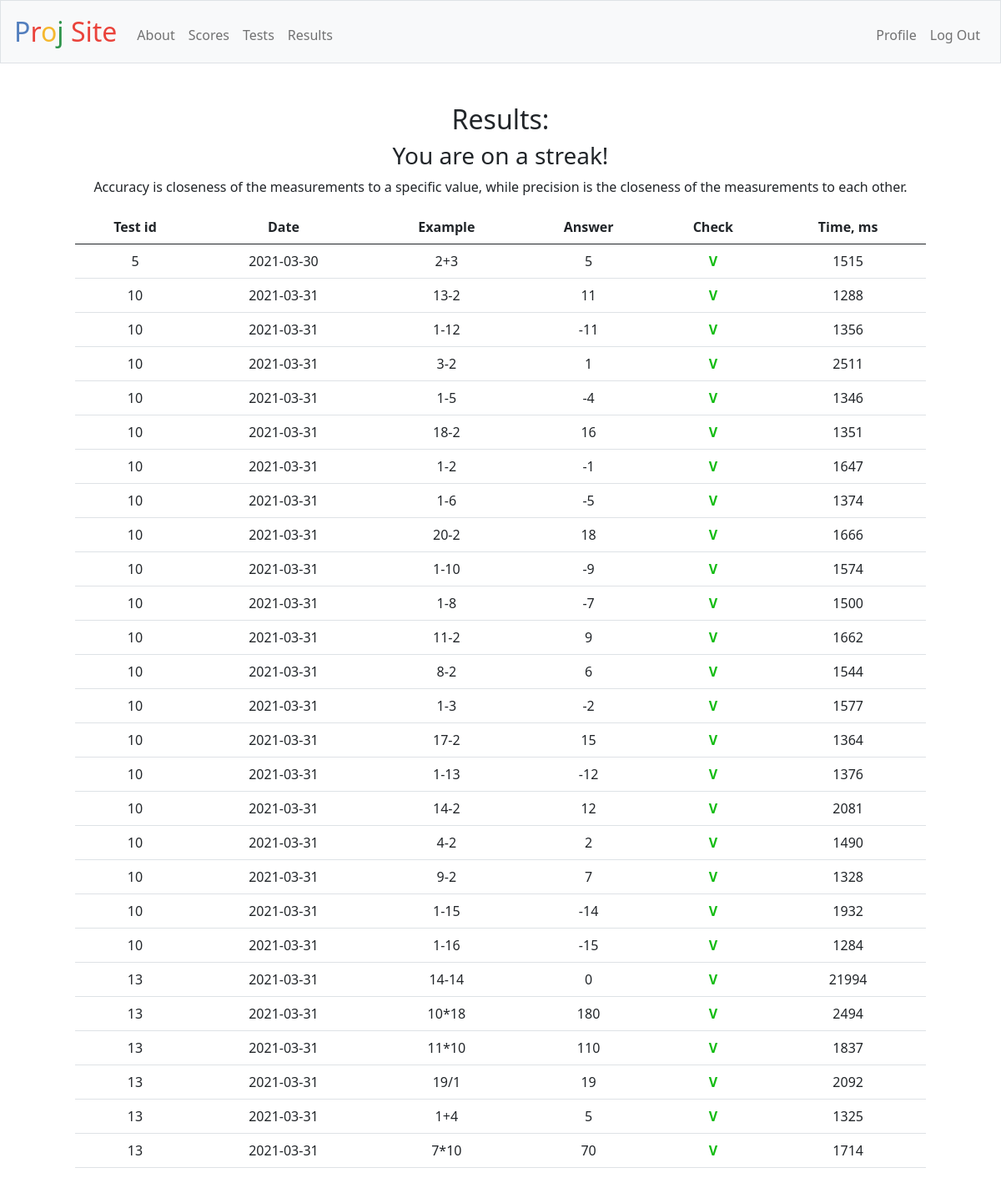
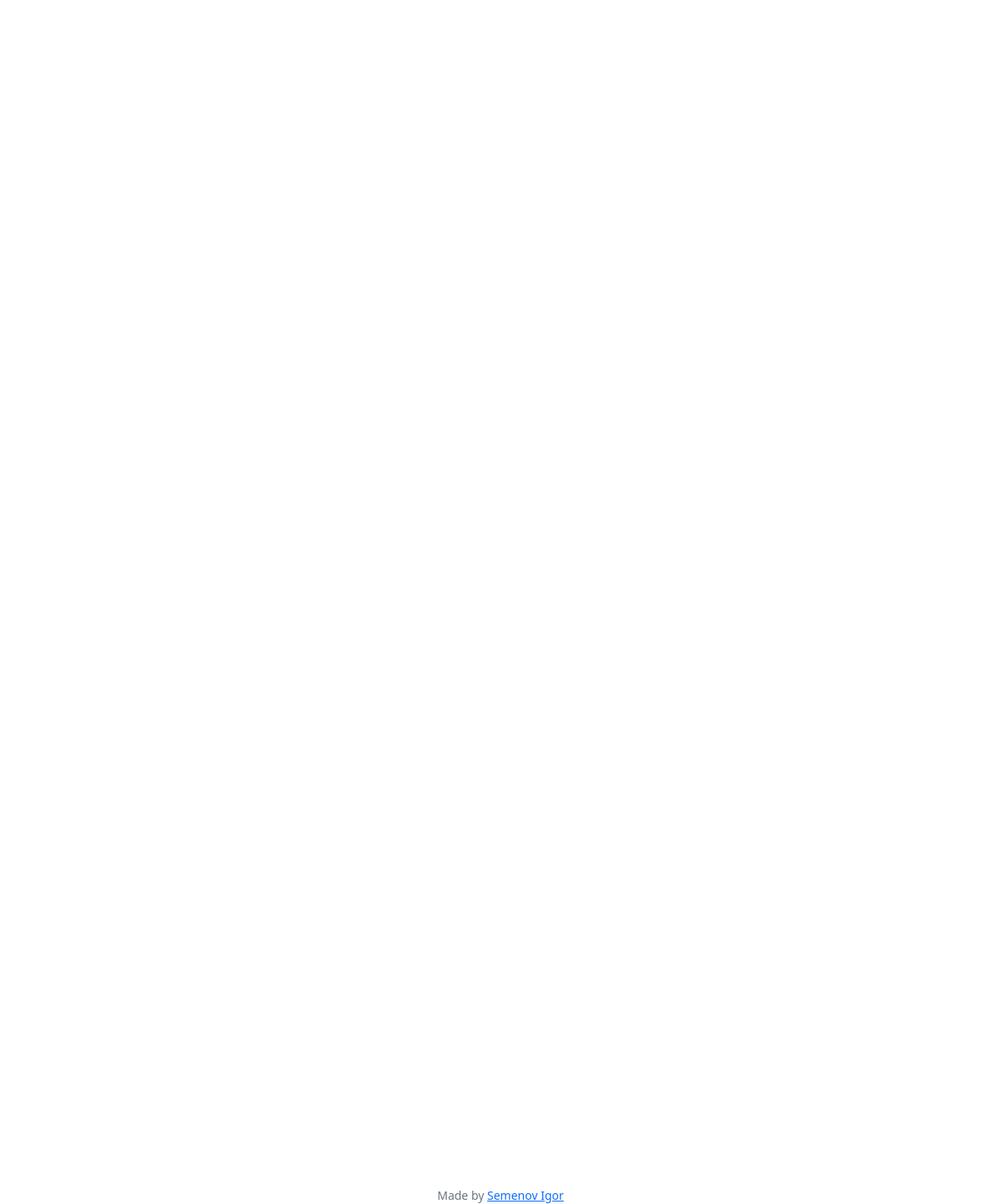
The page /results (signed in) on the database its author committed (2 pictures, top to bottom).
### tables this page shows
CREATE TABLE result(id INTEGER PRIMARY KEY, user_id INTEGER, test_id INTEGER, example_id INTEGER, date TEXT NOT NULL DEFAULT CURRENT_DATE, answer TEXT, level INTEGER NOT NULL, timegiven INTEGER NOT NULL DEFAULT 0, timespent INTEGER NOT NULL DEFAULT 0, CONSTRAINT fk_user FOREIGN KEY(user_id) REFERENCES user(id) ON DELETE CASCADE, CONSTRAINT fk_test FOREIGN KEY(test_id) REFERENCES test(id) ON DELETE CASCADE, CONSTRAINT fk_example FOREIGN KEY(example_id) REFERENCES example(id) ON DELETE CASCADE);

CREATE TABLE test(id INTEGER PRIMARY KEY, user_id INTEGER, date TEXT NOT NULL DEFAULT CURRENT_DATE, type TEXT, CONSTRAINT fk_user FOREIGN KEY(user_id) REFERENCES user(id) ON DELETE CASCADE);

CREATE TABLE example(id INTEGER PRIMARY KEY, example TEXT NOT NULL UNIQUE, level INTEGER NOT NULL, difficulty REAL, operator TEXT NOT NULL, eval TEXT NOT NULL);

### app.py (the view)
@app.route("/results", methods=["GET"])
@login_required
def results():
    query = "SELECT test.id AS test_id, test.date, test_example.example_id, example, eval, answer, CASE eval WHEN answer THEN 1 ELSE 0 END AS checked, timespent FROM test LEFT JOIN test_example ON test.id = test_example.test_id LEFT JOIN result ON test_example.test_id = result.test_id AND test_example.example_id = result.example_id LEFT JOIN example ON test_example.example_id = example.id WHERE test.user_id = ? AND answer IS NOT NULL;"
    table_data = db_execute(SQLITE_DB, query, (session["user_id"],), False)
    data = db_execute(SQLITE_DB, "SELECT example, timespent FROM result LEFT JOIN example ON result.example_id = example.id WHERE user_id = ?;", (session["user_id"],), False)
    histogram_timespent = [['Example', 'time spent, ms']]
    for row in data:
        histogram_timespent.append([row['example'], row['timespent']])
    data = db_execute(SQLITE_DB, "SELECT SUM(right) AS right, SUM(wrong) AS wrong FROM (SELECT CASE eval WHEN answer THEN 1 ELSE 0 END AS right, CASE eval WHEN answer THEN 0 ELSE 1 END AS wrong FROM test LEFT JOIN test_example ON test.id = test_example.test_id LEFT JOIN result ON test_example.test_id = result.test_id AND test_example.example_id = result.example_id LEFT JOIN example ON test_example.example_id = example.id WHERE test.user_id = ? AND answer IS NOT NULL);", (session["user_id"],))
    piechart_check = [['Right/Wrong', 'Examples']]
    piechart_check.append(['Right', data['right']])
    piechart_check.append(['Wrong', data['wrong']])
    data = db_execute(SQLITE_DB, "SELECT result.level, COUNT(*) AS examples FROM test LEFT JOIN test_example ON test.id = test_example.test_id LEFT JOIN result ON test_example.test_id = result.test_id AND test_example.example_id = result.example_id LEFT JOIN example ON test_example.example_id = example.id WHERE test.user_id = ? AND answer IS NOT NULL GROUP BY result.level;", (session["user_id"],), False)
    piechart_levels = [['Levels', 'Examples']]
    for row in data:
        piechart_levels.append(['Level '+str(row['level']), row['examples']])
    data = db_execute(SQLITE_DB, "SELECT example.operator, COUNT(*) AS examples FROM test LEFT JOIN test_example ON test.id = test_example.test_id LEFT JOIN result ON test_example.test_id = result.test_id AND test_example.example_id = result.example_id LEFT JOIN example ON test_example.example_id = example.id WHERE test.user_id = ? AND answer IS NOT NULL GROUP BY example.operator;", (session["user_id"],), False)
    piechart_operations = [['Operations', 'Examples']]
    for row in data:
        piechart_operations.append([row['operator'], row['examples']])
    return render_template("results.html", table_data=table_data, histogram_timespent=histogram_timespent, piechart_check=piechart_check, piechart_levels=piechart_levels, piechart_operations=piechart_operations)

### app.py (called while the page is built)
@app.after_request
def after_request(response):
    response.headers["Cache-Control"] = "no-cache, no-store, must-revalidate"
    response.headers["Expires"] = 0
    response.headers["Pragma"] = "no-cache"
    return response

### helpers.py (called while the page is built)
def login_required(f):
    @wraps(f)
    def decorated_function(*args, **kwargs):
        if session.get("user_id") is None:
            return redirect("/login")
        return f(*args, **kwargs)
    return decorated_function

def dict_factory(cursor, row):
    d = {}
    for idx, col in enumerate(cursor.description):
        d[col[0]] = row[idx]
    return d

def db_execute(db, query, args=(), fetchone=True):
    with closing(sqlite3.connect(db)) as conn: # auto-closes
        conn.row_factory = dict_factory
        with conn: # auto-commits
            with closing(conn.cursor()) as cursor: # auto-closes
                cursor.execute(query, args)
                if any(key in query for key in ["INSERT", "REPLACE"]):
                    return cursor.lastrowid
                rv = cursor.fetchall()
                return (rv[0] if rv else None) if fetchone else rv

### templates/results.html (shortened to what this page needs)
{% extends "layout.html" %}
{% block head %}
<link href={{ url_for('static', filename='results.css') }} rel="stylesheet">
{% endblock %}
{% block main %}
    <h2>Results:</h2>
    <div class="container-fluid">
        <h3>You are on a streak!</h3>
        <p>Accuracy is closeness of the measurements to a specific value, while precision is the closeness of the measurements to each other.</p>
        <table class="table">
          <thead>
            <tr>
              <th scope="col">Test id</th>
              <th scope="col">Date</th>
              <th scope="col">Example</th>
              <th scope="col">Answer</th>
              <th scope="col">Check</th>
              <th scope="col">Time, ms</th>
            </tr>
          </thead>
          <tbody>
            {% for row in table_data %}
            <tr>
              <td>{{ row.test_id }}</td>
              <td>{{ row.date }}</td>
              <td>{{ row.example }}</td>
              <td>{{ row.answer }}</td>
              <td class="{% if row.checked %}right{% else %}wrong{% endif %}"><strong>{% if row.checked %}V{% else %}X{% endif %}</strong></td>
              <td>{{ row.timespent }}</td>
            </tr>
            {% endfor %}
          </tbody>
        </table>
    </div>
    <div class="container-fluid" id="histogram_timespent" style="width: 500px; height: 500px;"></div>
    <div class="container-fluid" id="piechart_check" style="width: 500px; height: 300px;"></div>
    <div class="container-fluid" id="piechart_levels" style="width: 500px; height: 300px;"></div>
    <div class="container-fluid" id="piechart_operations" style="width: 500px; height: 300px;"></div>
{% endblock %}

### static/results.css (style rules this page uses)
td.right { color:#1b1; }

### rows shown on the page
result: test_id "5", date "2021-03-30", example "2+3", answer "5", timespent "1515"
result: test_id "10", date "2021-03-31", example "13-2", answer "11", timespent "1288"
result: test_id "10", date "2021-03-31", example "1-12", answer "-11", timespent "1356"
result: test_id "10", date "2021-03-31", example "3-2", answer "1", timespent "2511"
result: test_id "10", date "2021-03-31", example "1-5", answer "-4", timespent "1346"
result: test_id "10", date "2021-03-31", example "18-2", answer "16", timespent "1351"
result: test_id "10", date "2021-03-31", example "1-2", answer "-1", timespent "1647"
result: test_id "10", date "2021-03-31", example "1-6", answer "-5", timespent "1374"
result: test_id "10", date "2021-03-31", example "20-2", answer "18", timespent "1666"
result: test_id "10", date "2021-03-31", example "1-10", answer "-9", timespent "1574"
result: test_id "10", date "2021-03-31", example "1-8", answer "-7", timespent "1500"
result: test_id "10", date "2021-03-31", example "11-2", answer "9", timespent "1662"
result: test_id "10", date "2021-03-31", example "8-2", answer "6", timespent "1544"
result: test_id "10", date "2021-03-31", example "1-3", answer "-2", timespent "1577"
result: test_id "10", date "2021-03-31", example "17-2", answer "15", timespent "1364"
result: test_id "10", date "2021-03-31", example "1-13", answer "-12", timespent "1376"
result: test_id "10", date "2021-03-31", example "14-2", answer "12", timespent "2081"
result: test_id "10", date "2021-03-31", example "4-2", answer "2", timespent "1490"
result: test_id "10", date "2021-03-31", example "9-2", answer "7", timespent "1328"
result: test_id "10", date "2021-03-31", example "1-15", answer "-14", timespent "1932"
result: test_id "10", date "2021-03-31", example "1-16", answer "-15", timespent "1284"
result: test_id "13", date "2021-03-31", example "14-14", answer "0", timespent "21994"
result: test_id "13", date "2021-03-31", example "10*18", answer "180", timespent "2494"
result: test_id "13", date "2021-03-31", example "11*10", answer "110", timespent "1837"
result: test_id "13", date "2021-03-31", example "19/1", answer "19", timespent "2092"
result: test_id "13", date "2021-03-31", example "1+4", answer "5", timespent "1325"
result: test_id "13", date "2021-03-31", example "7*10", answer "70", timespent "1714"

### other values the page prints
{{ caption }} "About" "Scores" "Tests"
